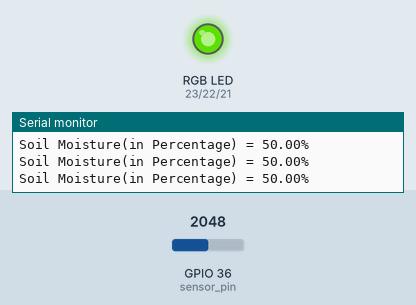
A sketch run on a simulated ESP32. On the bench: an RGB LED mixed from three pins (HIGH = lit), the last lines printed to the serial monitor. The test bench sets the inputs (shaded band); at power-on: GPIO 36 (sensor_pin) = 2048. Dim RGB values are drawn brighter than linear; WiFi joins after 1.5 s; servers stay silent unless stated; no MQTT or app messages arrive unless stated.

Above: at 2.8 s.
2.9 s: GPIO 36 (sensor_pin) set to 1877
4.4 s: GPIO 36 (sensor_pin) set to 1808
At 5.3 s:
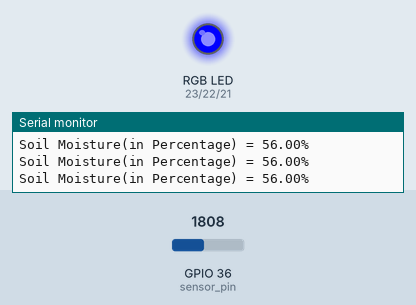
6.0 s: GPIO 36 (sensor_pin) set to 3603
At 6.7 s:
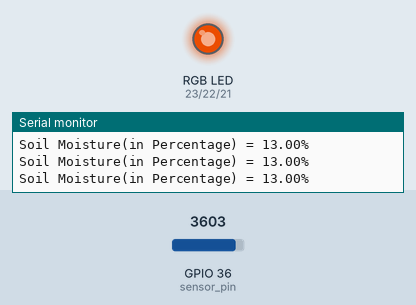
7.5 s: GPIO 36 (sensor_pin) set to 3880
9.0 s: GPIO 36 (sensor_pin) set to 3967
At 9.5 s:
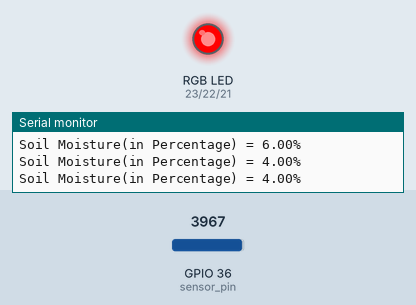
Timing chart, 0 to 12.0 s (numbered marks = the images above; inputs shaded):
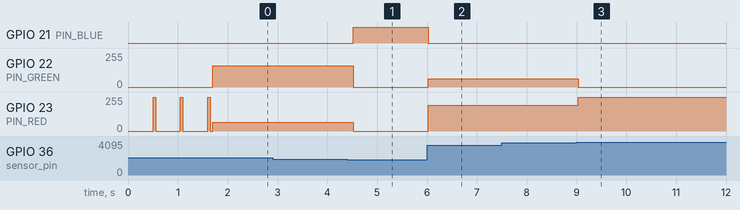

Measured:
- the behaviour switches between 1843 and 1842 on GPIO 36 (sensor_pin) (found by bisection; images 0 and 1)
- the behaviour switches between 3931 and 3932 on GPIO 36 (sensor_pin) (found by bisection; images 2 and 3)
- after the input at 4.4 s, GPIO 21 (PIN_BLUE): LOW → HIGH after 0.12 s; GPIO 22 (PIN_GREEN): 159/255 → 0/255 after 0.12 s; GPIO 23 (PIN_RED): 66/255 → 0/255 after 0.12 s
- after the input at 6.0 s, GPIO 21 (PIN_BLUE): HIGH → LOW at once; GPIO 22 (PIN_GREEN): 0/255 → 63/255 at once; GPIO 23 (PIN_RED): 0/255 → 192/255 at once
- after the input at 9.0 s, GPIO 22 (PIN_GREEN): 63/255 → 0/255 at once; GPIO 23 (PIN_RED): 192/255 → 255/255 at once

The sketch:

sketch_nov18a.ino
```cpp
#include <WiFi.h>
#include <PubSubClient.h>


#define PIN_RED 23 // GIOP23
#define PIN_GREEN 22 // GIOP22
#define PIN_BLUE 21 // GIOP21
#define ledPin 15


const char* ssid = "GuestWLANPortal";
const char* mqtt_server = "142.93.174.193";
const char* mqtt_username = "plants";
const char* mqtt_password = "Hansli1999";
const int sensor_pin = 36; /* Connect Soil moisture analog sensor pin to A0 of NodeMCU */
const char* topic1 = "zurich/long-live-the-plants/lltp/moisture/in";
const char* topic2 = "zurich/long-live-the-plants/lltp/moisture/out";
const char* topic3 = "zurich/long-live-the-plants/lltp/water/in";
//char* temp [6];
const char* condition[6] = {"false"};
int ret = 0;


WiFiClient espClient;
PubSubClient client(espClient);
void setup_wifi() {
  Serial.print("Connecting to ");
  Serial.print(ssid); WiFi.begin(ssid);
  while (WiFi.status() != WL_CONNECTED) {
    delay(500);
    Serial.print(".");
    analogWrite(PIN_RED, 255);
    analogWrite(PIN_GREEN, 0);
    analogWrite(PIN_BLUE, 0);
    delay(50);
    analogWrite(PIN_RED, 0);
    analogWrite(PIN_GREEN, 0);
    analogWrite(PIN_BLUE, 0);
  }
  Serial.println("done!");
  Serial.print("IP address: ");
  Serial.println(WiFi.localIP());
}


void setup() {
  Serial.begin(9600); /* Define baud rate for serial communication */
  setup_wifi();


  client.setServer(mqtt_server, 1883);
  client.setCallback(callback);


  pinMode(PIN_RED, OUTPUT);
  pinMode(PIN_GREEN, OUTPUT);
  pinMode(PIN_BLUE, OUTPUT);

}

void callback(char* topic, byte* payload, unsigned int length) {
  if(strcmp(topic, topic2) == 0) {
    char message[length]; for(int i = 0;
    i < length; i++) {
      message[i] = (char)payload[i];
      }
      Serial.print("Received Message: ");
      Serial.println(message);
      if (strstr(message, "false") != NULL) {
        ret = 1;
        }
        else{
          ret=0;
        }
      //ret = strcmp(message, *condition);
            Serial.println(ret);

  }
}
void reconnect() {
  Serial.print("Attempting MQTT connection...");
  while (!client.connected()) {
    if (client.connect("ESP32_Long-Live-the-plants", mqtt_username, mqtt_password)) {
      Serial.println("done!");
      client.subscribe(topic1);
      client.subscribe(topic2);
    }
    else
    { delay(500);
      Serial.print(".");
    }
  }
}
void loop() {
  if(ret == 0) {
    if (!client.connected()) {
      reconnect();
    }
    double moisture_percentage;
    double initial;

    //moisture_percentage = ( 100.00 - ( (analogRead(sensor_pin)/1023.00) * 100.00 ) );
    initial = ((analogRead(sensor_pin) * 100) / 4095);
    moisture_percentage = (100 - initial);
    Serial.print("Soil Moisture(in Percentage) = ");
    Serial.print(moisture_percentage);
    Serial.println("%");

    double dry = 5;
    double almostdry = 15;
    double moist = 30;
    double prettymoist = 45;
    double wet = 55;
    double reallywet = 100;
    int water = 0;

    if (moisture_percentage < dry) {
      analogWrite(PIN_RED, 255);
      analogWrite(PIN_GREEN, 0);
      analogWrite(PIN_BLUE, 0);
      delay(100);
      char WaterBuffer[] = "yes";
      client.publish(topic3, WaterBuffer);
    }

    else if (moisture_percentage > dry && moisture_percentage < almostdry) {
      analogWrite(PIN_RED, 192);
      analogWrite(PIN_GREEN, 63);
      analogWrite(PIN_BLUE, 0);
      delay(100);
      char WaterBuffer[] = "yes";
      client.publish(topic3, WaterBuffer);
    }
    else if (moisture_percentage > almostdry && moisture_percentage < moist) {
      analogWrite(PIN_RED, 129);
      analogWrite(PIN_GREEN, 126);
      analogWrite(PIN_BLUE, 0);
      delay(100);
      water = 0;
    }
    else if (moisture_percentage > moist && moisture_percentage < prettymoist) {
      analogWrite(PIN_RED, 66);
      analogWrite(PIN_GREEN, 159);
      analogWrite(PIN_BLUE, 0);
      delay(100);
      water = 0;
    }
    else if (moisture_percentage > prettymoist && moisture_percentage < wet) {
      analogWrite(PIN_RED, 66);
      analogWrite(PIN_GREEN, 159);
      analogWrite(PIN_BLUE, 0);
      delay(100);
    }
    else if (moisture_percentage > wet) {
      analogWrite(PIN_RED, 0);
      analogWrite(PIN_GREEN, 0);
      analogWrite(PIN_BLUE, 255);
      delay(100);
      water = 0;
    }
    char MoistBuffer[1000];
    sprintf(MoistBuffer, "%f", moisture_percentage);
    client.publish(topic1, MoistBuffer);

    //char buffer [] = callback(message);
    //ret = strcmp(condition, message);

  }
    delay(200);
    client.loop();
}
```
